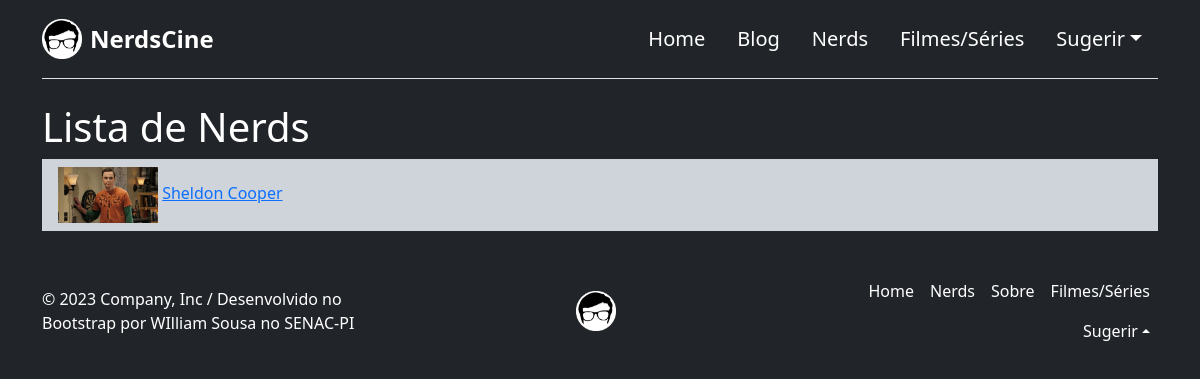
Screenshot of /nerds/nerds/ with the database file from the repository.
### personas/models.py (models this page shows, shortened)
class Nerd(models.Model):
    nome = models.CharField(max_length=100, default='Nome do Personagem')
    midia = models.ForeignKey(Midia, verbose_name="Mídia", on_delete=models.CASCADE)
    profissao = models.CharField(max_length=100, default='Profissão do Personagem')
    sobre = models.TextField(max_length=900, default='Sobre o personagem')
    foto = models.ImageField(upload_to='avatar', default='default_capa.jpg')
    interprete = models.ManyToManyField(Artista, verbose_name="Interpretes")
    class Meta:
        verbose_name = "Nerd"
        verbose_name_plural = "Nerds"
        ordering = ['nome']

### personas/views.py (the view)
# urls.py: path('nerds/', NerdListView.as_view(), name='listar-nerds'),
class NerdListView(ListView):
    model=Nerd
    template_name='nerds/listar.html'
    context_object_name='nerds'
    ordering='-nome'

### templates/nerds/listar.html (shortened to what this page needs)
{% extends "base.html" %}
{% load static %}
{% load bootstrap5 %}
{% block content %}
<main class="container">
    <h1 class="text-start">Lista de Nerds</h1>
    <ul class="list-group list-group-flush">
        {% for nerd in nerds %}
        <li class="list-group-item list-group-item-dark">
            <img src="{{ nerd.foto.url }}"
                alt="" width="100">
            <a href="{% url 'detalhar-nerd' nerd.id %}">{{nerd.nome}}</a>
        </li>
        {% endfor %}
    </ul>
</main>
{% endblock %}

### rows the page displays
Nerd: foto (picture), nome "Sheldon Cooper"
